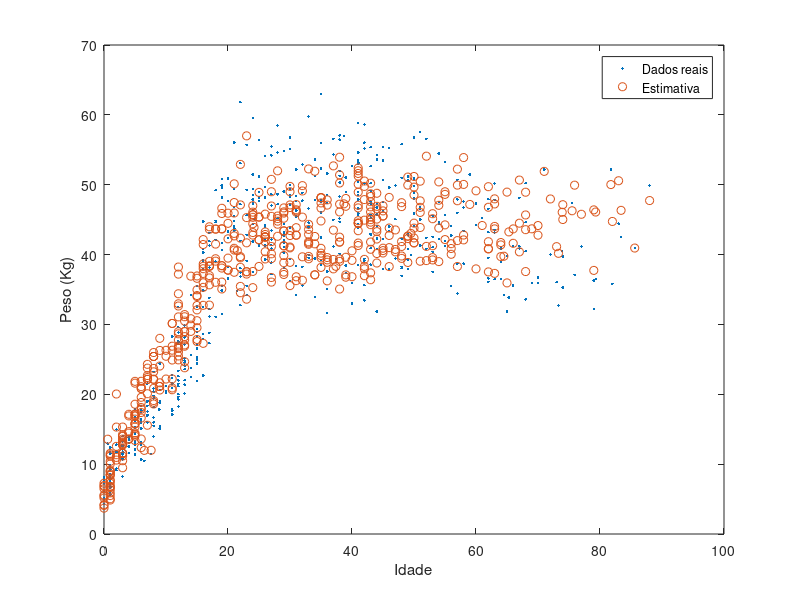
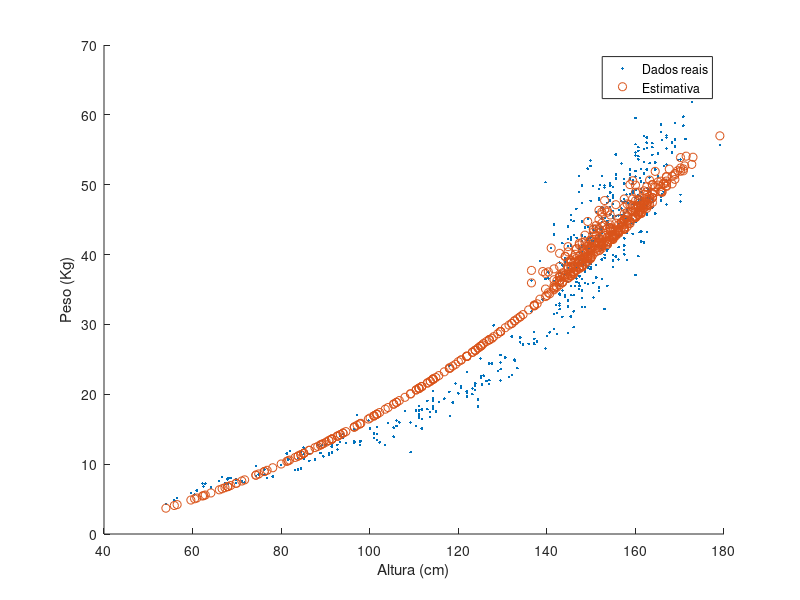

Write the MATLAB code that produced these figures, in order.
clear all; close all; clc;
dt = load('hwa.dat');
x1 = dt(:,1); % Altura em cm
x2 = dt(:,3); % Idade
x = [x1 x2];
y = dt(:,2); % Peso em Kg

m = length(y);
x = x./m;
y = y./m;
X = [ones(m,1) x];

alpha = 0.07;
epochs = 30000;
theta = zeros(3,1);

for epoch=1:epochs
  theta = theta - ((1/m)*( ((X.^2)*theta) -y)'*X)'*alpha; % Gradient Descent
  %if mod(epoch,10) == 0
    %disp(theta);
    %disp('_______________________');
    %endif
endfor

disp(char("Theta0: ", disp(theta(1)) ));
disp(char("Theta1: ", disp(theta(2)) ));
disp(char("Theta2: ", disp(theta(3)) ));
disp("h(x) = Theta0 + Theta1*x1^2 + Theta2*x2^2");

plot(x2,y.*m,'.');
hold on;
plot(x2, ((X.^2)*theta).*m, 'o');
xlabel('Idade');
ylabel('Peso (Kg)');
legend('Dados reais', 'Estimativa');
hold off;

figure;
hold on;
plot(x1,y.*m,'.');
plot(x1, ((X.^2)*theta).*m, 'o');
xlabel('Altura (cm)');
ylabel('Peso (Kg)');
legend('Dados reais', 'Estimativa');
hold off;

%figure;
%plot3(((X.^2)*theta).*m, x2, x1, 'x');